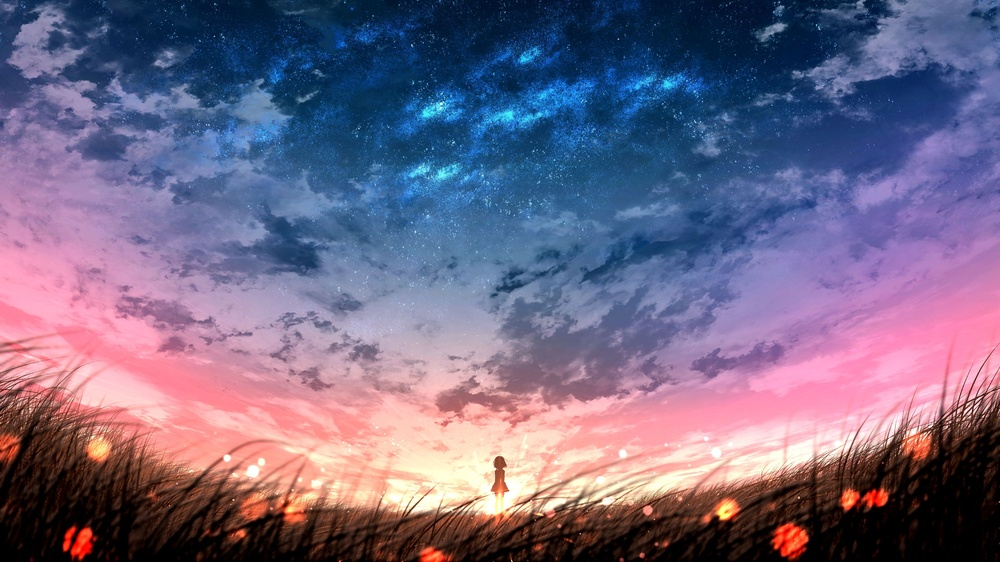
%> input picture Nature-Inspired-Color-Palette/gallery/12.jpg, 1000 x 562 px, shrunk from 3840 x 2160 before the run
$ octave demo3.m   (GNU Octave 9; MATLAB toolbox functions it lacks are replaced by stand-ins)
%> lines starting %> are read from the running program, lines starting %| are printed output that depends on the picture
### Nature-Inspired-Color-Palette/NTraveler.m
function NCList=NTraveler(CList)
% 想法来自: Alan Zucconi
N=size(CList,1);
NCList=zeros(N,3);
ind=find(sum(CList,2)==min(sum(CList,2)),1);
NCList(1,:)=CList(ind,:);
CList(ind,:)=[];
for i=2:N
    lastColor=NCList(i-1,:);
    normList=vecnorm((lastColor-CList)');
    ind=find(normList==min(normList),1);
    NCList(i,:)=CList(ind,:);
    CList(ind,:)=[];
end
end

### Nature-Inspired-Color-Palette/showCM.m
function showCM(CList)
if nargin<1,CList=winter();end
fig=figure('Units','normalized','Position',[0,50/100,1,12/100]);
ax=gca(fig);hold on
ax.XLim=[0,1];
ax.YLim=[0,1];
ax.Position=[0,0,1,1];
ax.XColor='none';
ax.YColor='none';
C=[];
C(:,:,1)=repmat([CList(:,1)',nan],[2,1]);
C(:,:,2)=repmat([CList(:,2)',nan],[2,1]);
C(:,:,3)=repmat([CList(:,3)',nan],[2,1]);
[XMesh,YMesh]=meshgrid(linspace(0,1,size(CList,1)+1),[0,1]);
surface(XMesh,YMesh,XMesh.*0,'CData',C,'EdgeColor','none');
end

### Nature-Inspired-Color-Palette/demo3.m
oriPic=imread('gallery\12.jpg');
%> oriPic is the input picture: size 562x1000x3 uint8; mean R, G, B 114.2, 102.7, 131
colorNum=8;

RGBList=double(reshape(oriPic,prod(size(oriPic,[1,2])),3));
[~,C]=rgb2ind(oriPic,colorNum);
%> C = [0.988 0.839 0.788; 0.937 0.604 0.663; 0.631 0.533 0.702; 0.369 0.443 0.635; 0.522 0.267 0.204; 0.145 0.306 0.51; 0.0275 0.161 0.314; 0.102 0.0431 0.0275]
% 降维法
C0=C-mean(C);
%> C0 = [0.523 0.44 0.308; 0.472 0.204 0.182; 0.166 0.134 0.222; -0.0966 0.0436 0.155; 0.0564 -0.133 -0.276; -0.32 -0.0936 0.0294; -0.438 -0.239 -0.167; -0.363 -0.356 -0.453]
covMat=cov(C0);
%> covMat = [0.138 0.0858 0.0688; 0.0858 0.0665 0.0635; 0.0688 0.0635 0.073]
[V,~]=eigs(covMat,1);
%> V = [-0.715; -0.513; -0.475]
[~,ind]=sort(C0*V);
%> ind = [1; 2; 3; 4; 5; 6; 7; 8]
C=C(ind,:);
showCM(C)
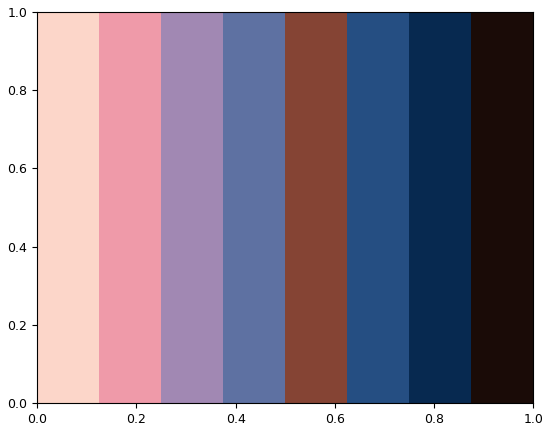
%> figure redrawn from the program's plot data

% 旅行商法
C=NTraveler(C);
%> in NTraveler, `ind=find(sum(CList,2)==min(sum(CList,2)),1);`: ind = 8
%> the loop in NTraveler, `for i=2:N` made 7 passes
%> (lastColor, normList, ind) on passes 1 to 7: ([0.102 0.0431 0.0275], [1.41 1.19 0.988 0.775 0.507 0.551 0.318], 7), ([0.0275 0.161 0.314], [1.27 1.07 0.809 0.547 0.517 0.271], 6), ([0.145 0.306 0.51], [1.04 0.86 0.57 0.291 0.487], 4), ([0.369 0.443 0.635], [0.751 0.592 0.286 0.491], 3), ([0.631 0.533 0.702], [0.478 0.316 0.576], 2), ([0.937 0.604 0.663], [0.271 0.705], 1), ([0.988 0.839 0.788], 0.942, 1)
%> after the loop in NTraveler, `for i=2:N`: NCList = [0.102 0.0431 0.0275; 0.0275 0.161 0.314; 0.145 0.306 0.51; 0.369 0.443 0.635; 0.631 0.533 0.702; 0.937 0.604 0.663; 0.988 0.839 0.788; 0.522 0.267 0.204]
%> C has the same summary as NCList in NTraveler
showCM(C)
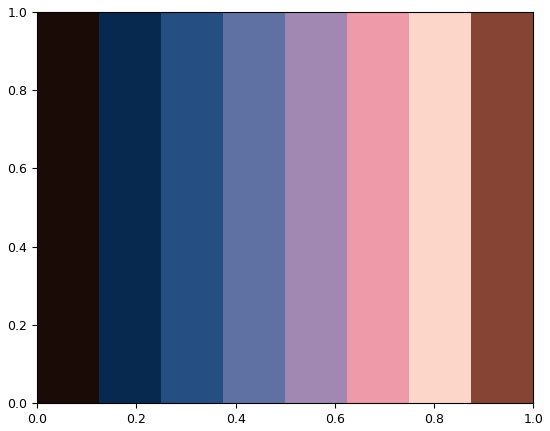
%> figure redrawn from the program's plot data

$ run again, with Nature-Inspired-Color-Palette/gallery/11.jpg copied over Nature-Inspired-Color-Palette/gallery/12.jpg
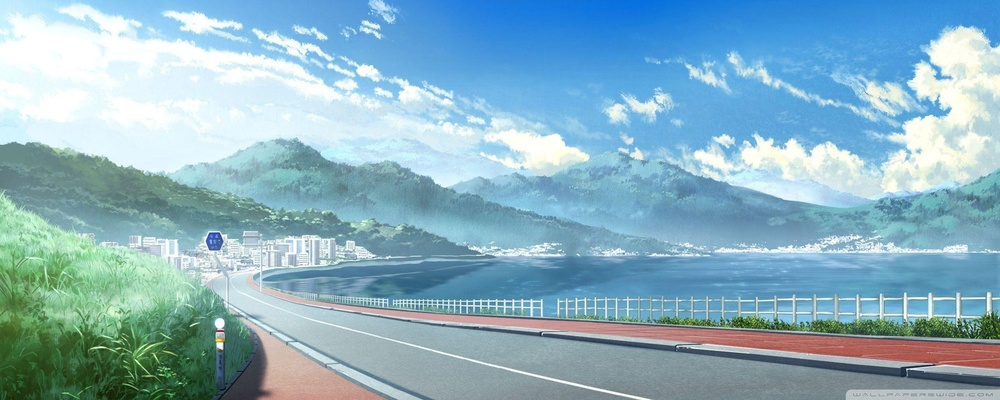
%> input picture Nature-Inspired-Color-Palette/gallery/11.jpg, 1000 x 400 px, shrunk from 2560 x 1024 before the run
%> oriPic is the input picture: size 400x1000x3 uint8; mean R, G, B 138, 177.5, 193.4
%> `[~,C]=rgb2ind(oriPic,colorNum);`: C = [0.925 0.973 0.976; 0.761 0.882 0.91; 0.604 0.761 0.8; 0.42 0.663 0.816; 0.604 0.596 0.573; 0.204 0.553 0.867; 0.388 0.553 0.588; 0.212 0.341 0.231]
%> C0 = [0.411 0.307 0.256; 0.246 0.217 0.19; 0.0892 0.0956 0.0799; -0.0951 -0.00245 0.0956; 0.0892 -0.0691 -0.148; -0.311 -0.112 0.147; -0.126 -0.112 -0.132; -0.303 -0.324 -0.489]
%> covMat = [0.0655 0.0471 0.0366; 0.0471 0.0408 0.042; 0.0366 0.042 0.0595]
%> V = [-0.623; -0.539; -0.568]
%> `[~,ind]=sort(C0*V);`: ind = [1; 2; 3; 4; 5; 6; 7; 8]
%> `showCM(C)`:
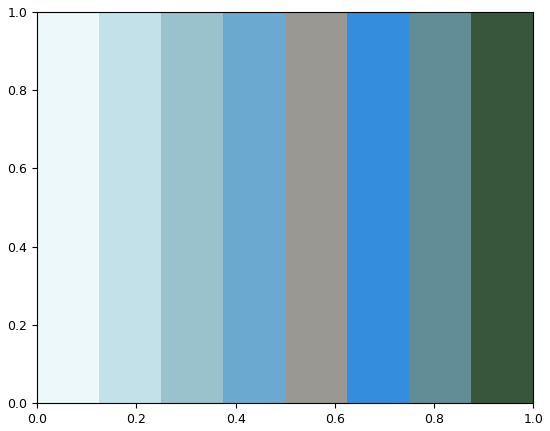
%> figure redrawn from the program's plot data
%> in NTraveler, `ind=find(sum(CList,2)==min(sum(CList,2)),1);`: ind = 8
%> the loop in NTraveler, `for i=2:N` made 7 passes
%> (lastColor, normList, ind) on passes 1 to 6: ([0.212 0.341 0.231], [1.21 1.03 0.808 0.699 0.579 0.67 0.451], 7), ([0.388 0.553 0.588], [0.784 0.592 0.367 0.255 0.221 0.334], 5), ([0.604 0.596 0.573], [0.639 0.469 0.281 0.312 0.498], 3), ([0.604 0.761 0.8], [0.424 0.227 0.209 0.456], 3), ([0.42 0.663 0.816], [0.615 0.417 0.247], 3), ([0.204 0.553 0.867], [0.842 0.648], 2)
%> after the loop in NTraveler, `for i=2:N`: NCList = [0.212 0.341 0.231; 0.388 0.553 0.588; 0.604 0.596 0.573; 0.604 0.761 0.8; 0.42 0.663 0.816; 0.204 0.553 0.867; 0.761 0.882 0.91; 0.925 0.973 0.976]
%> `C=NTraveler(C);`: C has the same summary as NCList in NTraveler
%> `showCM(C)`:
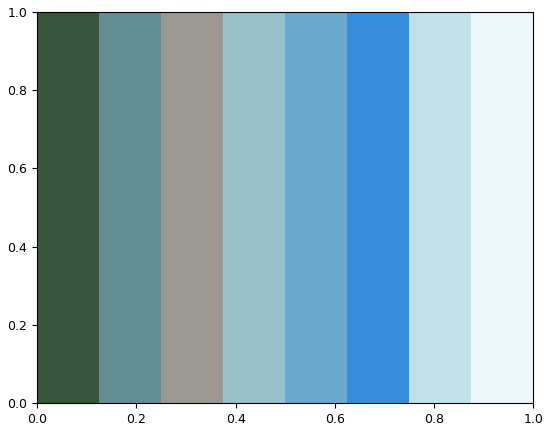
%> figure redrawn from the program's plot data
